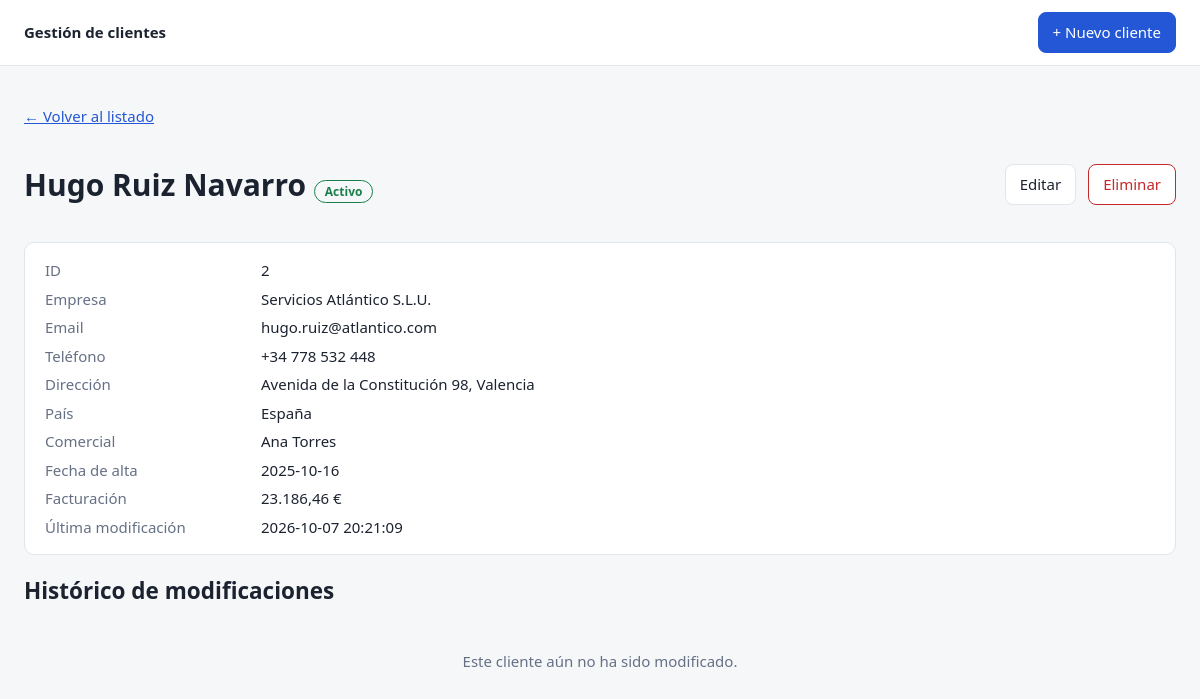
The page /clientes/2 on the database its author committed.
### tables this page shows
CREATE TABLE clientes (
    id                  INTEGER PRIMARY KEY AUTOINCREMENT,
    nombre              TEXT NOT NULL,
    apellidos           TEXT NOT NULL,
    empresa             TEXT NOT NULL,
    email               TEXT NOT NULL,
    telefono            TEXT NOT NULL,
    estado              TEXT NOT NULL CHECK (estado IN ('Activo', 'Inactivo')),
    direccion           TEXT NOT NULL,
    pais                TEXT NOT NULL,
    comercial           TEXT NOT NULL,
    fecha_alta          TEXT NOT NULL,
    facturacion         REAL NOT NULL CHECK (facturacion >= 0),
    fecha_modificacion  TEXT NOT NULL
);

### app.py (the view)
    @app.route("/clientes/<int:cliente_id>")
    def detalle(cliente_id):
        cliente = db.obtener(cliente_id) or abort(404)
        return render_template("detalle.html", c=cliente, historial=db.historial(cliente_id))

### db.py (called while the page is built)
def get_db():
    if "db" not in g:
        g.db = sqlite3.connect(current_app.config["DATABASE"])
        g.db.row_factory = sqlite3.Row
        g.db.execute("PRAGMA foreign_keys = ON")
    return g.db

def obtener(cliente_id):
    fila = get_db().execute("SELECT * FROM clientes WHERE id = ?", (cliente_id,)).fetchone()
    return dict(fila) if fila else None

def historial(cliente_id):
    filas = get_db().execute(
        "SELECT * FROM historial WHERE cliente_id = ? ORDER BY id DESC", (cliente_id,)
    ).fetchall()
    return [dict(f) for f in filas]

### templates/detalle.html (shortened to what this page needs)
{% extends "base.html" %}
{% block contenido %}
<p><a href="{{ url_for('lista') }}">← Volver al listado</a></p>
<div class="cabecera">
  <h1>{{ c.nombre }} {{ c.apellidos }} <span class="chip {{ c.estado|lower }}">{{ c.estado }}</span></h1>
  <div class="acciones">
    <a class="btn" href="{{ url_for('editar', cliente_id=c.id) }}">Editar</a>
    <form method="post" action="{{ url_for('eliminar', cliente_id=c.id) }}"
          onsubmit="return confirm('¿Eliminar este cliente? Esta acción no se puede deshacer.')">
      <button class="btn peligro" type="submit">Eliminar</button>
    </form>
  </div>
</div>
<dl class="ficha">
  <dt>ID</dt><dd>{{ c.id }}</dd>
  <dt>Empresa</dt><dd>{{ c.empresa }}</dd>
  <dt>Email</dt><dd>{{ c.email }}</dd>
  <dt>Teléfono</dt><dd>{{ c.telefono }}</dd>
  <dt>Dirección</dt><dd>{{ c.direccion }}</dd>
  <dt>País</dt><dd>{{ c.pais }}</dd>
  <dt>Comercial</dt><dd>{{ c.comercial }}</dd>
  <dt>Fecha de alta</dt><dd>{{ c.fecha_alta }}</dd>
  <dt>Facturación</dt><dd>{{ '{:,.2f}'.format(c.facturacion).replace(',', 'X').replace('.', ',').replace('X', '.') }} €</dd>
  <dt>Última modificación</dt><dd>{{ c.fecha_modificacion }}</dd>
</dl>
<h2>Histórico de modificaciones</h2>
{% if historial %}
<div class="tabla-wrap">
<table>
  <thead><tr><th>Fecha y hora</th><th>Campo</th><th>Valor anterior</th><th>Valor nuevo</th></tr></thead>
  <tbody>
  {% for h in historial %}
    <tr><td>{{ h.fecha }}</td><td>{{ h.campo }}</td><td>{{ h.valor_anterior }}</td><td>{{ h.valor_nuevo }}</td></tr>
  {% endfor %}
  </tbody>
</table>
</div>
{% else %}
  <p class="vacio">Este cliente aún no ha sido modificado.</p>
{% endif %}
{% endblock %}

### static/style.css (style rules this page uses)
:root { --bg:#f6f7f9; --card:#fff; --txt:#1c2330; --suave:#667085; --borde:#e2e5ea; --prim:#2457d6; --rojo:#c62828; --verde:#1b7f4b; }
* { box-sizing: border-box; }
body { margin:0; font:15px/1.5 system-ui, sans-serif; background:var(--bg); color:var(--txt); }
a { color:var(--prim); }
.btn { display:inline-block; padding:8px 14px; border:1px solid var(--borde); border-radius:8px; background:var(--card); color:var(--txt); text-decoration:none; cursor:pointer; font:inherit; }
.btn.peligro { color:var(--rojo); border-color:var(--rojo); }
.acciones { display:flex; gap:12px; align-items:center; }
.acciones form { margin:0; }
.chip { padding:2px 10px; border-radius:99px; font-size:12px; border:1px solid; }
.chip.activo { color:var(--verde); }
.vacio { color:var(--suave); padding:24px; text-align:center; }
.cabecera { display:flex; justify-content:space-between; align-items:center; flex-wrap:wrap; gap:12px; }
.ficha { display:grid; grid-template-columns:200px 1fr; gap:6px 16px; background:var(--card); border:1px solid var(--borde); border-radius:10px; padding:16px 20px; }
.ficha dt { color:var(--suave); }
.ficha dd { margin:0; }

### rows shown on the page
clientes: nombre "Hugo", apellidos "Ruiz Navarro", estado "Activo", id "2", empresa "Servicios Atlántico S.L.U.", email "hugo.ruiz@atlantico.com", telefono "+34 778 532 448", direccion "Avenida de la Constitución 98, Valencia", pais "España", comercial "Ana Torres", fecha_alta "2025-10-16", facturacion "23.186,46", fecha_modificacion "2026-10-07 20:21:09"
